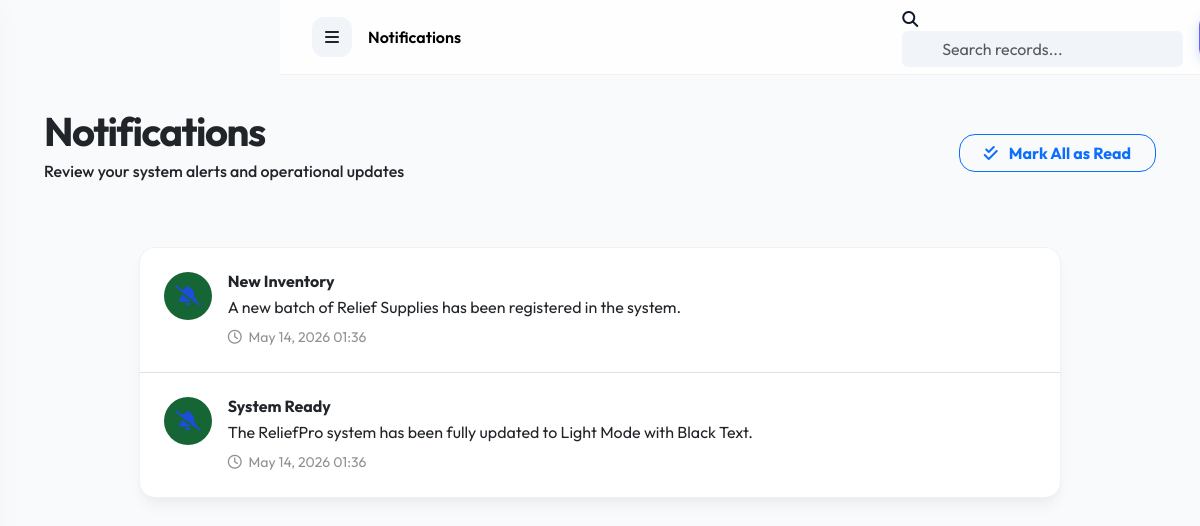
/notifications/ (signed in), run on the app's committed database.
### notifications/models.py (models this page shows, shortened)
class Notification(models.Model):
    user = models.ForeignKey(settings.AUTH_USER_MODEL, on_delete=models.CASCADE, related_name='notifications')
    title = models.CharField(max_length=255)
    message = models.TextField()
    is_read = models.BooleanField(default=False)
    created_at = models.DateTimeField(auto_now_add=True)
    class Meta:
        ordering = ['-created_at']

### notifications/views.py (the view)
# urls.py: path('', views.NotificationListView.as_view(), name='list'),
class NotificationListView(LoginRequiredMixin, ListView):
    model = Notification
    template_name = 'notifications/list.html'
    context_object_name = 'notifications'
    paginate_by = 20
    def get_queryset(self):
        return self.request.user.notifications.all()

### accounts/models.py (called while the page is built)
    def is_admin(self):
        return self.role == 'ADMIN' or self.is_superuser

### notifications/context_processors.py (called while the page is built)
def notifications_processor(request):
    if request.user.is_authenticated:
        unread_notifications = request.user.notifications.filter(is_read=False)[:5]
        unread_count = request.user.notifications.filter(is_read=False).count()
        return {
            'topbar_notifications': unread_notifications,
            'unread_notifications_count': unread_count
        }
    return {}

### templates/notifications/list.html (shortened to what this page needs)
{% extends 'base.html' %}
{% block content %}
<div class="container-fluid">
    <div class="row mb-5 align-items-center">
        <div class="col-md-8">
            <h1 class="fw-bold text-dark mb-1" style="letter-spacing: -1.5px;">Notifications</h1>
            <p class="text-dark fw-medium">Review your system alerts and operational updates</p>
        </div>
        <div class="col-md-4 text-md-end">
            <a href="{% url 'notifications:mark_all_as_read' %}" class="btn btn-outline-primary fw-bold rounded-4 px-4">
                <i class="fas fa-check-double me-2"></i> Mark All as Read
            </a>
        </div>
    </div>
    <div class="row justify-content-center">
        <div class="col-lg-10">
            <div class="glass-card overflow-hidden">
                <div class="list-group list-group-flush">
                    {% for n in notifications %}
                    <div class="list-group-item p-4 {% if not n.is_read %}bg-light bg-opacity-50 border-start border-4 border-primary{% else %}bg-transparent{% endif %}">
                        <div class="d-flex justify-content-between align-items-start">
                            <div class="d-flex gap-3">
                                <div class="bg-primary bg-opacity-10 rounded-circle d-flex align-items-center justify-content-center" style="width: 48px; height: 48px;">
                                    <i class="fas {% if n.is_read %}fa-bell-slash text-secondary{% else %}fa-bell text-primary{% endif %} fs-5"></i>
                                </div>
                                <div>
                                    <h6 class="fw-bold text-dark mb-1">{{ n.title }}</h6>
                                    <p class="text-dark mb-2">{{ n.message }}</p>
                                    <div class="text-dark opacity-50 small">
                                        <i class="far fa-clock me-1"></i> {{ n.created_at|date:"F d, Y H:i" }}
                                    </div>
                                </div>
                            </div>
                        </div>
                    </div>
                    {% empty %}
                    <div class="text-center py-5">
                        <i class="fas fa-bell-slash fa-4x text-dark opacity-25 mb-4"></i>
                        <h4 class="text-dark fw-bold">No notifications yet</h4>
                        <p class="text-dark opacity-75">You're all caught up! New alerts will appear here.</p>
                    </div>
                    {% endfor %}
                </div>
            </div>
        </div>
    </div>
</div>
{% endblock %}

### static/css/style.css (style rules this page uses)
:root { --primary-green: #166534; --primary-blue: #1d4ed8; --primary-red: #991b1b; --primary-yellow: #eab308; --primary-gradient: linear-gradient(135deg, #166534 0%, #15803d 100%); --secondary-gradient: linear-gradient(135deg, #1d4ed8 0%, #3b82f6 100%); --accent-gradient: linear-gradient(135deg, #991b1b 0%, #dc2626 100%); --sidebar-bg: #ffffff; --dark-bg: #f8fafc; --glass-bg: rgba(255, 255, 255, 0.7); --glass-border: rgba(0, 0, 0, 0.05); --text-main: #0f172a; --text-muted: #64748b; --card-shadow: 0 10px 15px -3px rgba(0, 0, 0, 0.05), 0 4px 6px -2px rgba(0, 0, 0, 0.02); }
body { background-color: var(--dark-bg) !important; color: var(--text-main) !important; font-family: 'Outfit', sans-serif !important; margin: 0; min-height: 100vh; }
h1, h2, h3, h4, h5, h6 { color: var(--text-main) !important; font-weight: 700 !important; }
.text-primary, .bg-primary { --bs-primary-rgb: 22, 101, 52; }
.bg-primary { background-color: var(--primary-green) !important; }
.text-secondary { color: var(--primary-blue) !important; }
.glass-card { background: #ffffff; border: 1px solid var(--glass-border) !important; border-radius: 16px !important; box-shadow: var(--card-shadow) !important; }

### templates/base.html (style rules this page uses)
:root { --sidebar-width: 280px; --topbar-height: 75px; --light-core: #ffffff; --body-bg: #f8fafc; }
body { background-color: var(--body-bg) !important; margin: 0; padding: 0; color: #0f172a !important; font-family: 'Outfit', sans-serif !important; }

### data on the page
Notification: is_read True (drawn), title "New Inventory", message "A new batch of Relief Supplies has been registered in the system.", created_at "May 14, 2026 01:36"
Notification: is_read True (drawn), title "System Ready", message "The ReliefPro system has been fully updated to Light Mode with Black Text.", created_at "May 14, 2026 01:36"

### other printed values
{{ request.resolver_match.app_name|title }} "Notifications"
